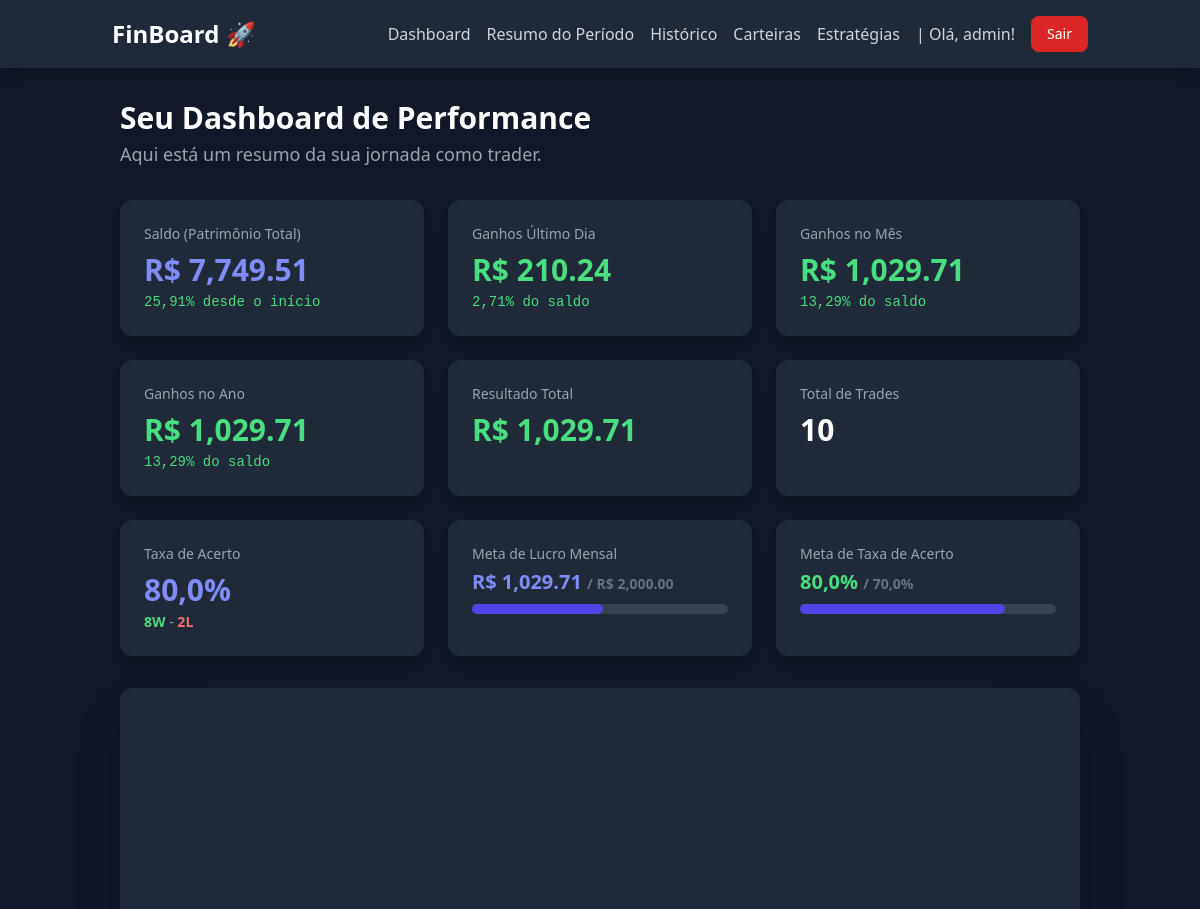
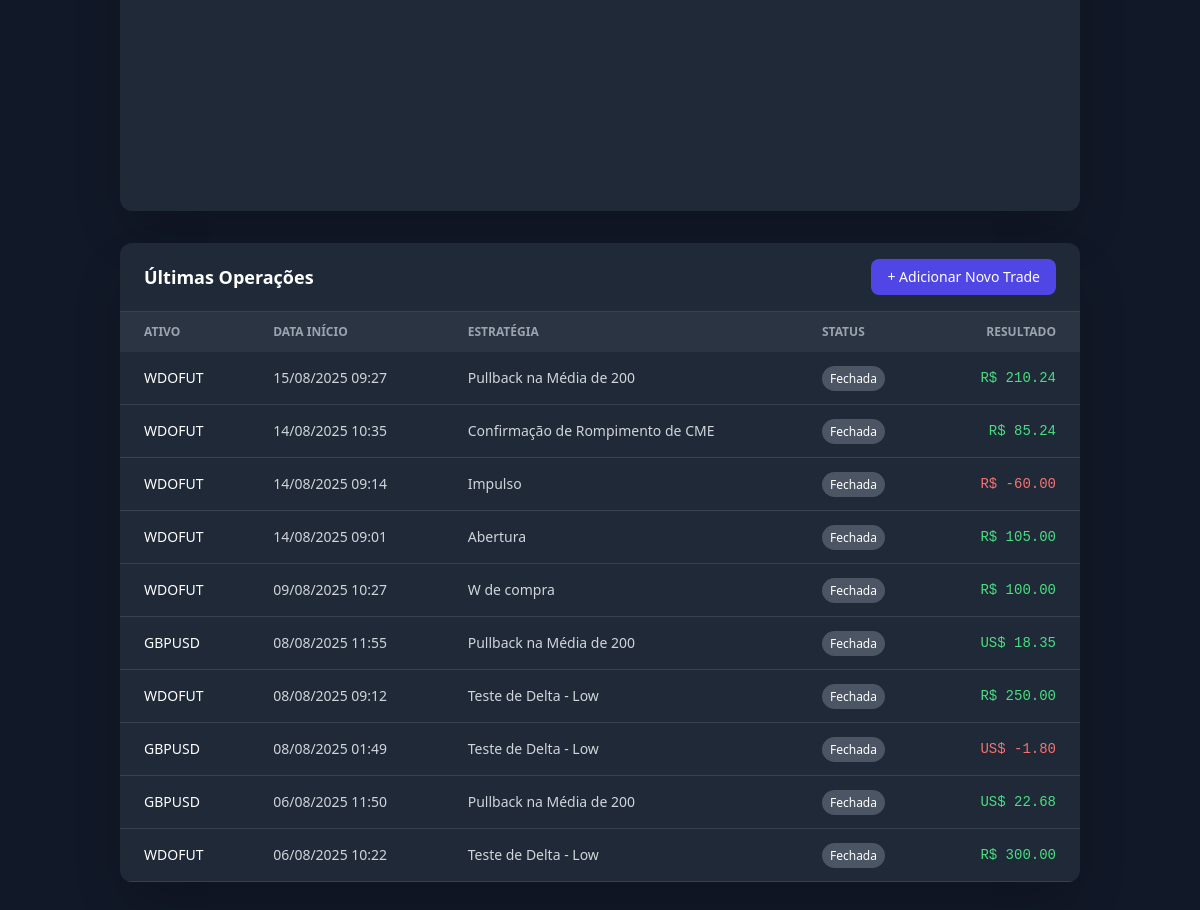
Before: / (signed in) with the older database file (2 pictures, top to bottom).
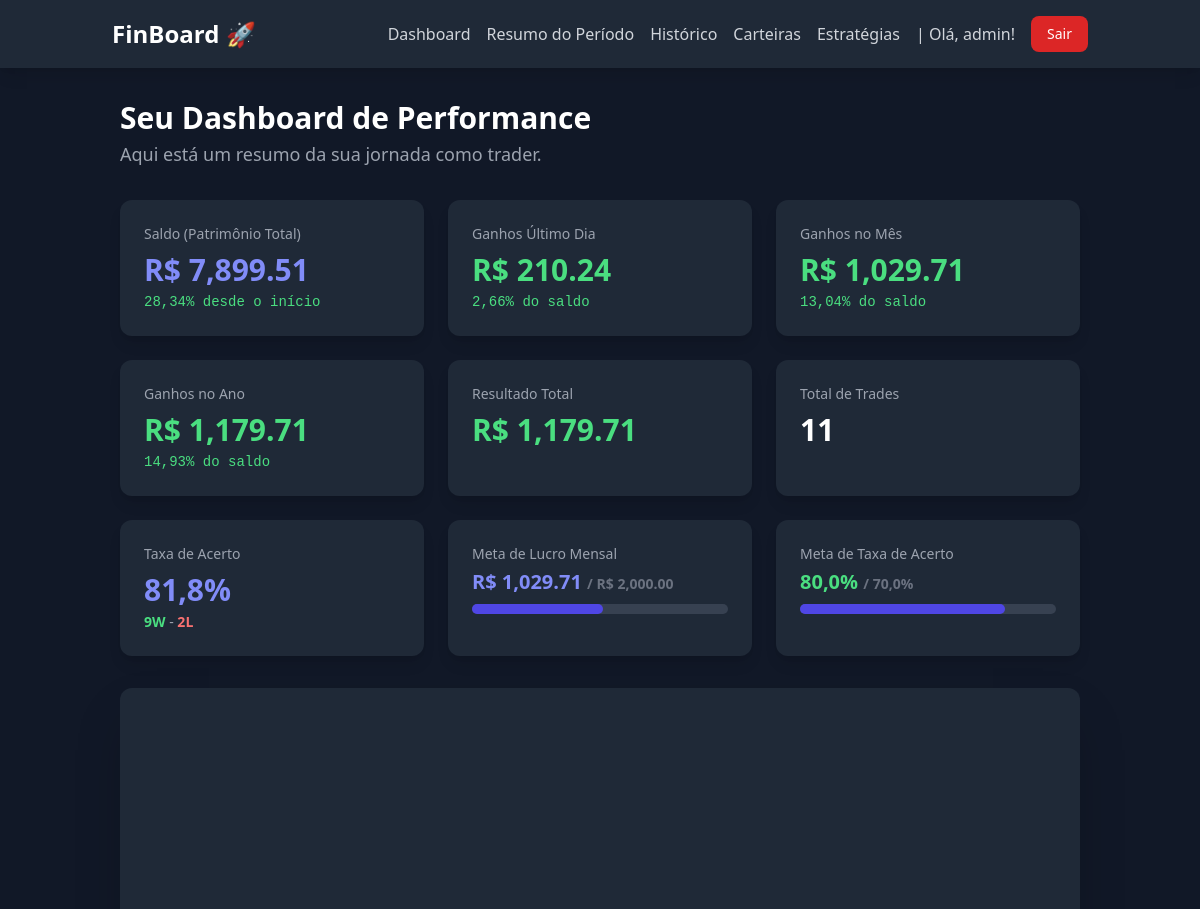
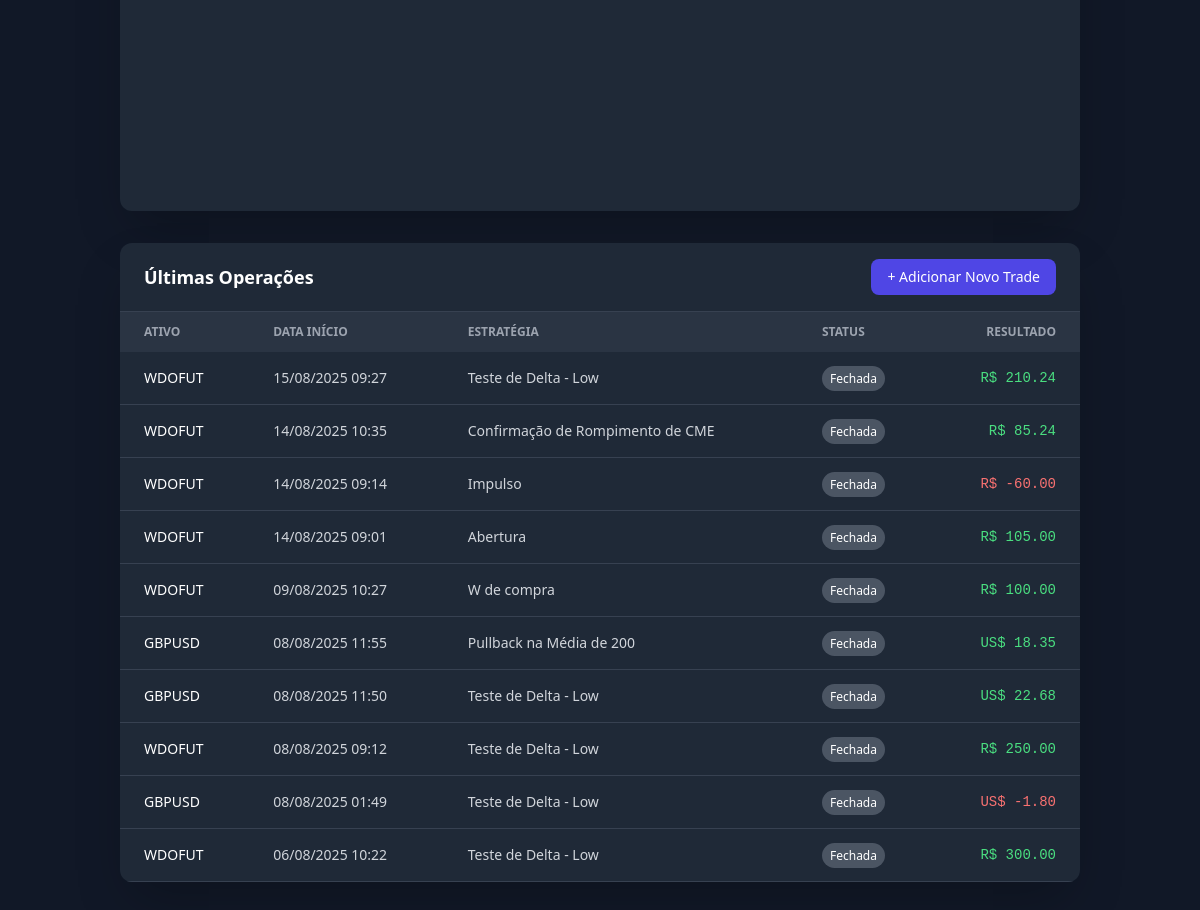
After: the same page with the newer database file (2 pictures, top to bottom).
### dashboard/models.py (models this page shows, shortened)
class Operation(models.Model):
    STATUS_CHOICES = [('ABERTA', 'Aberta'), ('FECHADA', 'Fechada')]
    INITIAL_TYPE_CHOICES = [('COMPRA', 'Compra'), ('VENDA', 'Venda')]
    SENTIMENT_CHOICES = [('CONFIANTE', 'Confiante'), ('ANSIOSO', 'Ansioso'),
                         ('COM_MEDO', 'Com Medo'), ('FOCADO', 'Focado'), ('EFORICO', 'Eufórico')]
    account = models.ForeignKey(
        Account, on_delete=models.PROTECT, verbose_name="Carteira")
    user = models.ForeignKey(
        User, on_delete=models.CASCADE, verbose_name="Usuário")
    asset = models.ForeignKey(
        Asset, on_delete=models.PROTECT, verbose_name="Ativo")
    strategy = models.ForeignKey(
        Strategy, on_delete=models.SET_NULL, null=True, blank=True, verbose_name="Estratégia")
    initial_stop_price = models.DecimalField(
        "Preço de Stop Planejado", max_digits=10, decimal_places=5, blank=True, null=True)
    initial_target_price = models.DecimalField(
        "Preço de Alvo Planejado", max_digits=10, decimal_places=5, blank=True, null=True)
    tags = models.ManyToManyField(Tag, blank=True, verbose_name="Tags")
    status = models.CharField("Status", max_length=10,
                              choices=STATUS_CHOICES, default='ABERTA')
    initial_operation_type = models.CharField(
        "Tipo da Operação Inicial", max_length=10, choices=INITIAL_TYPE_CHOICES)
    start_date = models.DateTimeField("Data de Início")
    end_date = models.DateTimeField("Data de Fim", null=True, blank=True)
    net_financial_result = models.DecimalField(
        "Resultado Financeiro Líquido", max_digits=12, decimal_places=2, null=True, blank=True)
    points_pips_result = models.DecimalField(
        "Resultado em Pontos/Pips", max_digits=12, decimal_places=2, null=True, blank=True)
    entry_reason = models.TextField("Motivo da Entrada")
    general_notes = models.TextField(
        "Observações Gerais (Lições Aprendidas)", blank=True, null=True)
    entry_sentiment = models.CharField(
        "Sentimento na Entrada", max_length=10, choices=SENTIMENT_CHOICES, blank=True, null=True)
    execution_rating = models.IntegerField("Qualidade da Execução (1-5)", validators=[
                                           MinValueValidator(1), MaxValueValidator(5)], null=True, blank=True)

class Asset(models.Model):
    MARKET_CHOICES = [('B3_ACOES', 'B3 - Ações'), ('B3_FUTUROS', 'B3 - Mercado Futuro'), ('FOREX_PARES',
                                                                                          'Forex - Pares de Moedas'), ('FOREX_COMMODITIES', 'Forex - Commodities'), ('FOREX_INDICES', 'Forex - Índices')]
    CURRENCY_CHOICES = [('BRL', 'Real Brasileiro'), ('USD', 'Dólar Americano')]
    ticker = models.CharField(
        "Ticker", max_length=20, unique=True, help_text="Ex: PETR4, WDOFUT, EURUSD")
    name = models.CharField("Nome", max_length=100)
    market = models.CharField("Mercado", max_length=20, choices=MARKET_CHOICES)
    currency = models.CharField(
        "Moeda", max_length=3, choices=CURRENCY_CHOICES)
    description = models.TextField("Descrição", blank=True, null=True)

class Strategy(models.Model):
    name = models.CharField("Nome da Estratégia", max_length=100, unique=True)
    description = models.TextField("Descrição do Setup")

class Account(models.Model):
    CURRENCY_CHOICES = [
        ('BRL', 'Real Brasileiro'),
        ('USD', 'Dólar Americano'),
    ]
    user = models.ForeignKey(
        User, on_delete=models.CASCADE, verbose_name="Usuário")
    name = models.CharField("Nome da Carteira", max_length=100,
                            help_text="Ex: Corretora XP, Binance Futures")
    currency = models.CharField(
        "Moeda", max_length=3, choices=CURRENCY_CHOICES, default='BRL')
    initial_balance = models.DecimalField(
        "Saldo Inicial", max_digits=12, decimal_places=2, default=0.0)
    is_active = models.BooleanField("Ativa", default=True)
    @property
    def current_balance(self):
        balance = self.initial_balance
        transaction_total = self.transactions.aggregate(
            total=Sum(
                Case(
                    When(type='DEPOSITO', then='amount'),
                    When(type='SAQUE', then=F('amount') * -1),
                    default=Decimal('0.0'),
                    output_field=models.DecimalField()
                )
            )
        )['total'] or Decimal('0.00')
        balance += transaction_total
        operations_pl = self.operation_set.filter(status='FECHADA').aggregate(
            total_pl=Sum('net_financial_result')
        )['total_pl'] or Decimal('0.00')
        balance += operations_pl
        return round(balance, 2)

### core/views.py (the view)
# urls.py: path('', views.home, name='home'),
@login_required
def home(request):
    today = timezone.localtime(timezone.now()).date()
    operations = Operation.objects.filter(user=request.user)
    closed_operations = operations.filter(
        status='FECHADA', end_date__isnull=False)
    user_accounts = Account.objects.filter(user=request.user, is_active=True)
    all_closed_ops = Operation.objects.filter(
        user=request.user, status='FECHADA', end_date__isnull=False)
    total_pl_converted = sum(convert_to_brl(op.net_financial_result, op.account.currency, op.end_date)
                             for op in all_closed_ops if op.net_financial_result is not None)
    total_initial_balance = sum(acc.initial_balance for acc in user_accounts)
    total_current_balance = sum(acc.current_balance for acc in user_accounts)
    patrimony_change_percentage = 0
    if total_initial_balance > 0:
        patrimony_change_percentage = (
            (total_current_balance / total_initial_balance) - 1) * 100
    last_op_day = all_closed_ops.order_by('-end_date').first()
    gains_last_day = 0
    if last_op_day:
        last_day_ops = all_closed_ops.filter(
            end_date__date=last_op_day.end_date.date())
        gains_last_day = sum(convert_to_brl(op.net_financial_result, op.account.currency,
                             op.end_date) for op in last_day_ops if op.net_financial_result)
    month_ops = all_closed_ops.filter(
        end_date__year=today.year, end_date__month=today.month)
    gains_this_month = sum(convert_to_brl(op.net_financial_result, op.account.currency,
                           op.end_date) for op in month_ops if op.net_financial_result)
    year_ops = all_closed_ops.filter(end_date__year=today.year)
    gains_this_year = sum(convert_to_brl(op.net_financial_result, op.account.currency,
                          op.end_date) for op in year_ops if op.net_financial_result)
    last_day_percentage = (
        gains_last_day / total_current_balance * 100) if total_current_balance > 0 else 0
    month_percentage = (gains_this_month / total_current_balance *
                        100) if total_current_balance > 0 else 0
    year_percentage = (gains_this_year / total_current_balance *
                       100) if total_current_balance > 0 else 0
    trade_count = all_closed_ops.count()
    winning_trades = all_closed_ops.filter(net_financial_result__gt=0).count()
    losing_trades = all_closed_ops.filter(net_financial_result__lt=0).count()
    win_rate = (winning_trades / trade_count * 100) if trade_count > 0 else 0
    user_profile, created = Profile.objects.get_or_create(user=request.user)
    profit_goal = user_profile.monthly_profit_goal
    win_rate_goal = user_profile.win_rate_goal
    month_ops = closed_operations.filter(
        end_date__year=today.year, end_date__month=today.month)
    gains_this_month = sum(convert_to_brl(op.net_financial_result, op.account.currency,
                           op.end_date) for op in month_ops if op.net_financial_result)
    month_trade_count = month_ops.count()
    month_winning_trades = month_ops.filter(net_financial_result__gt=0).count()
    month_win_rate = (month_winning_trades / month_trade_count *
                      100) if month_trade_count > 0 else 0
    profit_progress_percentage = 0
    if profit_goal > 0:
        profit_progress_percentage = (gains_this_month / profit_goal) * 100
    chart_data = get_equity_curve_data_for_echarts(request.user.id)
    context = {
        'operations': Operation.objects.filter(user=request.user).order_by('-start_date'),
        'total_current_balance': total_current_balance,
        'patrimony_change_percentage': patrimony_change_percentage,
        'gains_last_day': gains_last_day,
        'last_day_percentage': last_day_percentage,
        'gains_this_month': gains_this_month,
        'month_percentage': month_percentage,
        'gains_this_year': gains_this_year,
        'year_percentage': year_percentage,
        'trade_count': trade_count,
        'win_rate': win_rate,
        'winning_trades': winning_trades,  # Adiciona ao contexto
        'losing_trades': losing_trades,
        'chart_data': chart_data,
        'total_pl': total_pl_converted,
        'profit_goal': profit_goal,
        'gains_this_month': gains_this_month,
        'profit_progress_percentage': profit_progress_percentage,
        'win_rate_goal': win_rate_goal,
        'month_win_rate': month_win_rate,
    }
    return render(request, 'core/home.html', context)

### core/templates/core/home.html (shortened to what the changed rows need)
{% extends 'core/base.html' %}
{% load currency_filters %}
{% load static %}
{% block extra_head %}
    <link rel="stylesheet" href="{% static 'css/dash.css' %}">
{% endblock %}
{% block content %}
<div class="container mx-auto px-4 sm:px-6 lg:px-8 py-8">
    <div class="mb-8">
        <h1 class="text-3xl font-bold text-white">Seu Dashboard de Performance</h1>
    </div>
    <div class="grid grid-cols-1 sm:grid-cols-2 lg:grid-cols-3 gap-6 mb-8">
        <div class="bg-gray-800 rounded-xl shadow-lg p-6">
            <h3 class="text-sm font-medium text-gray-400">Saldo (Patrimônio Total)</h3>
            <p class="text-3xl font-bold mt-2 text-indigo-400">
                {{ total_current_balance|format_currency:"BRL" }}
            </p>
            <p class="text-sm mt-1 font-mono {% if patrimony_change_percentage > 0 %}text-green-400{% elif patrimony_change_percentage < 0 %}text-red-400{% else %}text-gray-400{% endif %}">
                {{ patrimony_change_percentage|floatformat:2 }}% desde o início
            </p>
        </div>
        <div class="bg-gray-800 rounded-xl shadow-lg p-6">
            <h3 class="text-sm font-medium text-gray-400">Ganhos Último Dia</h3>
            <p class="text-3xl font-bold mt-2 {% if gains_last_day > 0 %}text-green-400{% elif gains_last_day < 0 %}text-red-400{% else %}text-gray-200{% endif %}">
                {{ gains_last_day|format_currency:"BRL" }}
            </p>
            <p class="text-sm mt-1 font-mono {% if last_day_percentage > 0 %}text-green-400{% elif last_day_percentage < 0 %}text-red-400{% else %}text-gray-400{% endif %}">
                {{ last_day_percentage|floatformat:2 }}% do saldo
            </p>
        </div>
        <div class="bg-gray-800 rounded-xl shadow-lg p-6">
            <h3 class="text-sm font-medium text-gray-400">Ganhos no Mês</h3>
            <p class="text-3xl font-bold mt-2 {% if gains_this_month > 0 %}text-green-400{% elif gains_this_month < 0 %}text-red-400{% else %}text-gray-200{% endif %}">
                {{ gains_this_month|format_currency:"BRL" }}
            </p>
             <p class="text-sm mt-1 font-mono {% if month_percentage > 0 %}text-green-400{% elif month_percentage < 0 %}text-red-400{% else %}text-gray-400{% endif %}">
                {{ month_percentage|floatformat:2 }}% do saldo
            </p>
        </div>
        <div class="bg-gray-800 rounded-xl shadow-lg p-6">
            <h3 class="text-sm font-medium text-gray-400">Ganhos no Ano</h3>
            <p class="text-3xl font-bold mt-2 {% if gains_this_year > 0 %}text-green-400{% elif gains_this_year < 0 %}text-red-400{% else %}text-gray-200{% endif %}">
                {{ gains_this_year|format_currency:"BRL" }}
            </p>
             <p class="text-sm mt-1 font-mono {% if year_percentage > 0 %}text-green-400{% elif year_percentage < 0 %}text-red-400{% else %}text-gray-400{% endif %}">
                {{ year_percentage|floatformat:2 }}% do saldo
            </p>
        </div>
        <div class="bg-gray-800 rounded-xl shadow-lg p-6">
            <h3 class="text-sm font-medium text-gray-400">Resultado Total</h3>
            <p class="text-3xl font-bold mt-2 {% if total_pl > 0 %} text-green-400 {% else %} text-red-400 {% endif %}">
                {{ total_pl|format_currency:"BRL" }}
            </p>
        </div>
        <div class="bg-gray-800 rounded-xl shadow-lg p-6">
            <h3 class="text-sm font-medium text-gray-400">Total de Trades</h3>
            <p class="text-3xl font-bold mt-2 text-white">{{ trade_count }}</p>
        </div>
        <div class="bg-gray-800 rounded-xl shadow-lg p-6">
            <h3 class="text-sm font-medium text-gray-400">Taxa de Acerto</h3>
            <p class="text-3xl font-bold mt-2 text-indigo-400">{{ win_rate|floatformat:1 }}%</p>
            <p class="text-sm mt-1 text-gray-400">
                <span class="font-bold text-green-400">{{ winning_trades }}W</span>
                <span>-</span>
                <span class="font-bold text-red-400">{{ losing_trades }}L</span>
            </p>
        </div>
    </div>
    <div class="bg-gray-800 rounded-xl shadow-2xl overflow-hidden">
        <div class="overflow-x-auto">
            <table class="min-w-full text-sm text-left text-gray-300">
                <thead class="text-xs text-gray-400 uppercase bg-gray-700/50">
                    <tr>
                        <th scope="col" class="px-6 py-3">Ativo</th>
                        <th scope="col" class="px-6 py-3">Data Início</th>
                        <th scope="col" class="px-6 py-3">Estratégia</th>
                        <th scope="col" class="px-6 py-3">Status</th>
                        <th scope="col" class="px-6 py-3 text-right">Resultado</th>
                    </tr>
                </thead>
                <tbody>
                    {% for op in operations|slice:":10" %} <tr class="border-b border-gray-700 hover:bg-gray-700/40 transition-colors">
                        <th scope="row" class="px-6 py-4 font-medium text-white whitespace-nowrap">{{ op.asset.ticker }}</th>
                        <td class="px-6 py-4">{{ op.start_date|date:"d/m/Y H:i" }}</td>
                        <td class="px-6 py-4">{{ op.strategy.name|default:"N/A" }}</td>
                        <td class="px-6 py-4">
                            {% if op.status == 'FECHADA' %}
                                <span class="px-2 py-1 text-xs font-medium text-white bg-gray-600 rounded-full">{{ op.get_status_display }}</span>
                            {% else %}
                                <span class="px-2 py-1 text-xs font-medium text-blue-200 bg-blue-900 rounded-full">{{ op.get_status_display }}</span>
                            {% endif %}
                        </td>
                        <td class="px-6 py-4 text-right font-mono {% if op.net_financial_result > 0 %}text-green-400{% elif op.net_financial_result < 0 %}text-red-400{% else %}text-gray-400{% endif %}">
                            {% if op.net_financial_result is not None %}
                                {{ op.net_financial_result|format_currency:op.account.currency }}
                            {% else %}
                                --
                            {% endif %}
                        </td>
                    </tr>
                    {% empty %}
                    <tr>
                        <td colspan="5" class="text-center py-10 text-gray-500">
                            Você ainda não cadastrou nenhuma operação. Clique em "Adicionar Novo Trade" para começar!
                        </td>
                    </tr>
                    {% endfor %}
                </tbody>
            </table>
        </div>
    </div>
</div>
{% endblock %}

Changed rows visible on the page:
changed Operation (number 1 of 10 on the later page): strategy.name "Pullback na Média de 200" → "Teste de Delta - Low"
changed Operation "US$ 22.68": start_date "06/08/2025 11:50" → "08/08/2025 11:50"; strategy.name "Pullback na Média de 200" → "Teste de Delta - Low"; moves up the list
Other visible differences:
{{ total_current_balance|format_currency:"BRL" }}: "R$ 7,749.51" → "R$ 7,899.51"
{{ patrimony_change_percentage|floatformat:2 }}: "25,91" → "28,34"
{{ last_day_percentage|floatformat:2 }}: "2,71" → "2,66"
{{ month_percentage|floatformat:2 }}: "13,29" → "13,04"
{{ gains_this_year|format_currency:"BRL" }}: "R$ 1,029.71" → "R$ 1,179.71"
{{ year_percentage|floatformat:2 }}: "13,29" → "14,93"
{{ total_pl|format_currency:"BRL" }}: "R$ 1,029.71" → "R$ 1,179.71"
{{ trade_count }}: "10" → "11"
{{ win_rate|floatformat:1 }}: "80,0" → "81,8"
{{ winning_trades }}: "8" → "9"
